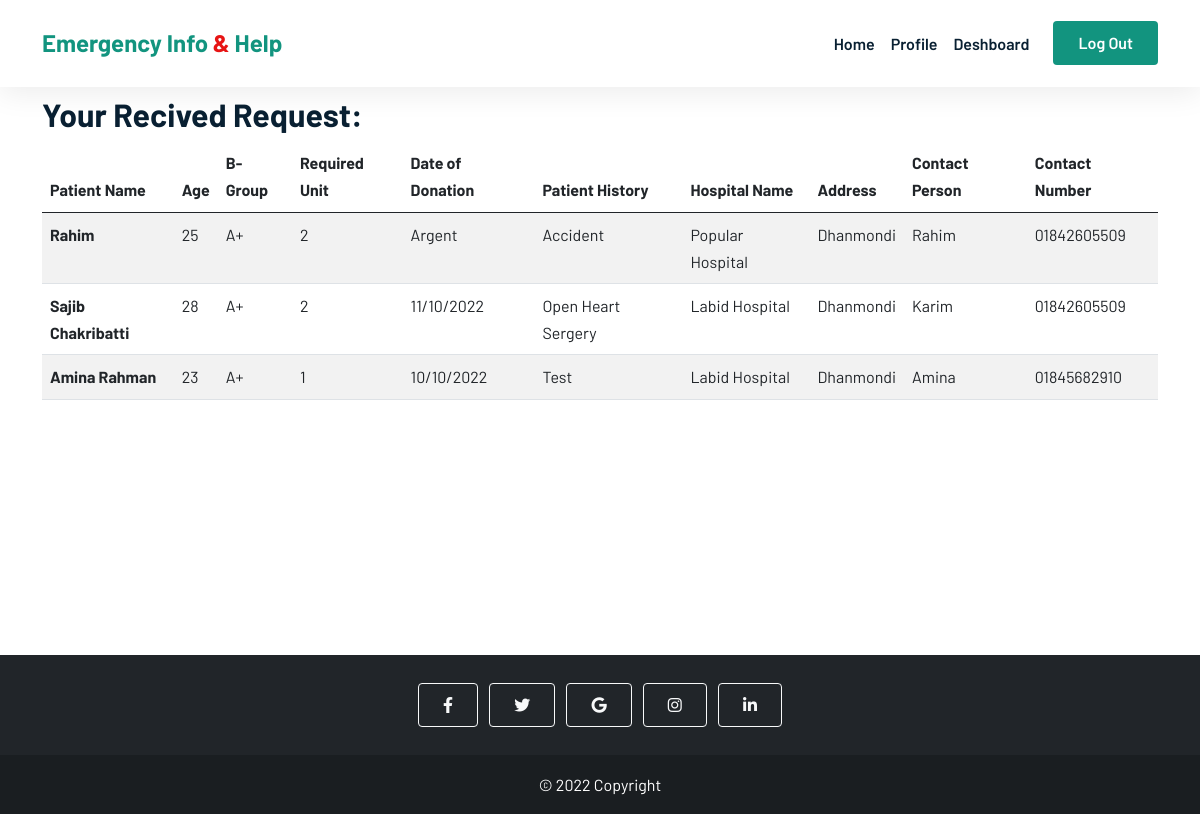
The app's page /donorDashboard.php (signed in) with its own data.
### tables this page shows
CREATE TABLE `blood_donation_request` (
  `id` int(255) NOT NULL,
  `patient_name` varchar(255) NOT NULL,
  `blood_group` varchar(10) NOT NULL,
  `required_unit` varchar(10) NOT NULL,
  `gender` varchar(10) NOT NULL,
  `age` int(10) NOT NULL,
  `date_of_donation` varchar(255) NOT NULL,
  `hospital_name` varchar(255) NOT NULL,
  `hospital_address` varchar(255) NOT NULL,
  `division` varchar(255) NOT NULL,
  `city` varchar(255) NOT NULL,
  `upazila` varchar(255) NOT NULL,
  `contact_person` varchar(255) NOT NULL,
  `contact_number` varchar(255) NOT NULL,
  `patient_history` varchar(255) NOT NULL
);

### donorDashboard.php (the view, shortened to what this page needs)
<?php
  include_once 'config/db.php';
  $city = $_SESSION['user']['city'];
  $upazila = $_SESSION['user']['upazila'];
  $blood_group = $_SESSION['user']['blood_group'];
  $sql = "SELECT * FROM `blood_donation_request` WHERE blood_group = '$blood_group' AND  city = '$city' AND upazila = '$upazila' ";
  $results = $con->query($sql);
?>
<!DOCTYPE html>
<html lang="en">
  <head>
    <link
      href="https://cdn.jsdelivr.net/npm/bootstrap@5.0.2/dist/css/bootstrap.min.css"
      rel="stylesheet"
    />
    <link
      rel="stylesheet"
      href="https://cdnjs.cloudflare.com/ajax/libs/font-awesome/6.1.1/css/all.min.css"
    />
    <link rel="stylesheet" href="css/style.css" />
  </head>
  <body>
    <header class="sticky-top">
      <nav class="navbar navbar-expand-lg bg-white">
        <div class="container">
          <a class="navbar-brand" href="index.php"
            >Emergency Info <span>&</span> Help</a
          >
          <div class="collapse navbar-collapse" id="navbarNavDropdown">
            <ul class="navbar-nav ms-auto">
              <li class="nav-item">
                <a class="nav-link" aria-current="page" href="index.php"
                  >Home</a
                >
              </li>
              <li class="nav-item">
                <a class="nav-link" href="donorsProfile.php">Profile</a>
              </li>
              <li class="nav-item">
                <a class="nav-link active" href="donorDashboard.php"
                  >Deshboard</a
                >
              </li>
            </ul>
            <a href="logout.php" class="btn btn-brand ms-lg-3">Log Out</a>
          </div>
        </div>
      </nav>
    </header>
    <main>
      <div class="container deshboard">
        <h2 class="my-2">Your Recived Request:</h2>
        <table class="table table-striped">
          <thead>
            <tr>
              <th scope="col">Patient Name</th>
              <th scope="col">Age</th>
              <th scope="col">B-Group</th>
              <th scope="col">Required Unit</th>
              <th scope="col">Date of Donation</th>
              <th scope="col">Patient History</th>
              <th scope="col">Hospital Name</th>
              <th scope="col">Address</th>
              <th scope="col">Contact Person</th>
              <th scope="col">Contact Number</th>
            </tr>
          </thead>
          <tbody>
            <?php  while($row = $results->fetch_assoc()): ?>
            <tr>
              <th scope="row"><?php echo $row['patient_name'] ?></th>
              <td><?php echo $row['age'] ?></td>
              <td><?php echo $row['blood_group'] ?></td>
              <td><?php echo $row['required_unit'] ?></td>
              <td> <?php echo $row['date_of_donation'] ?></td>
              <td><?php echo $row['patient_history'] ?></td>
              <td><?php echo $row['hospital_name'] ?></td>
              <td><?php echo $row['hospital_address'] ?></td>
              <td><?php echo $row['contact_person'] ?></td>
              <td><?php echo $row['contact_number'] ?></td>
            </tr>
            <?php endwhile; ?>
          </tbody>
        </table>
      </div>
    </main>
    <footer class="bg-dark text-center text-white">
      <div class="container p-4 pb-0">
        <section class="mb-4">
          <a
            class="btn btn-outline-light btn-floating m-1"
            href="#!"
            role="button"
            ><i class="fab fa-facebook-f"></i
          ></a>
          <a
            class="btn btn-outline-light btn-floating m-1"
            href="#!"
            role="button"
            ><i class="fab fa-twitter"></i
          ></a>
          <a
            class="btn btn-outline-light btn-floating m-1"
            href="#!"
            role="button"
            ><i class="fab fa-google"></i
          ></a>
          <a
            class="btn btn-outline-light btn-floating m-1"
            href="#!"
            role="button"
            ><i class="fab fa-instagram"></i
          ></a>
          <a
            class="btn btn-outline-light btn-floating m-1"
            href="#!"
            role="button"
            ><i class="fab fa-linkedin-in"></i
          ></a>
        </section>
      </div>
      <div class="text-center p-3 footer-last">
        © 2022 Copyright
      </div>
    </footer>
  </body>
</html>

### css/style.css (style rules this page uses)
* { margin: 0; padding: 0; box-sizing: border-box; list-style: none; }
html, body { font-family: "Barlow", sans-serif; line-height: 1.7; color: black; max-width: 100%; scroll-behavior: smooth; }
h1, h2, h3, h4, h5, h6 { font-weight: 700 !important; color: #092032; }
.navbar-nav .nav-link { color: #092032; text-decoration: none; transition: all 0.4s ease; font-weight: 600; }
a { color: #092032; text-decoration: none; }
.navbar { box-shadow: 0px 6px 30px rgba(0, 0, 0, 0.08); z-index: 1; padding: 1.5% 0; }
.navbar .navbar-brand { font-weight: 700; font-size: 24px; color: #12947f; }
.navbar-brand span { color: #e71414; }
.btn { padding: 9px 24px; font-weight: 600; }
.btn-brand { color: white; background-color: #12947f; }
.footer-last { background-color: rgba(0, 0, 0, 0.2); }
a { color: black; }
.deshboard { min-height: 70vh; }

### records on screen
blood_donation_request: patient_name "Rahim", age "25", blood_group "A+", required_unit "2", date_of_donation "Argent", patient_history "Accident", hospital_name "Popular Hospital", hospital_address "Dhanmondi", contact_person "Rahim", contact_number "01842605509"
blood_donation_request: patient_name "Sajib Chakribatti", age "28", blood_group "A+", required_unit "2", date_of_donation "11/10/2022", patient_history "Open Heart Sergery", hospital_name "Labid Hospital", hospital_address "Dhanmondi", contact_person "Karim", contact_number "01842605509"
blood_donation_request: patient_name "Amina Rahman", age "23", blood_group "A+", required_unit "1", date_of_donation "10/10/2022", patient_history "Test", hospital_name "Labid Hospital", hospital_address "Dhanmondi", contact_person "Amina", contact_number "01845682910"
